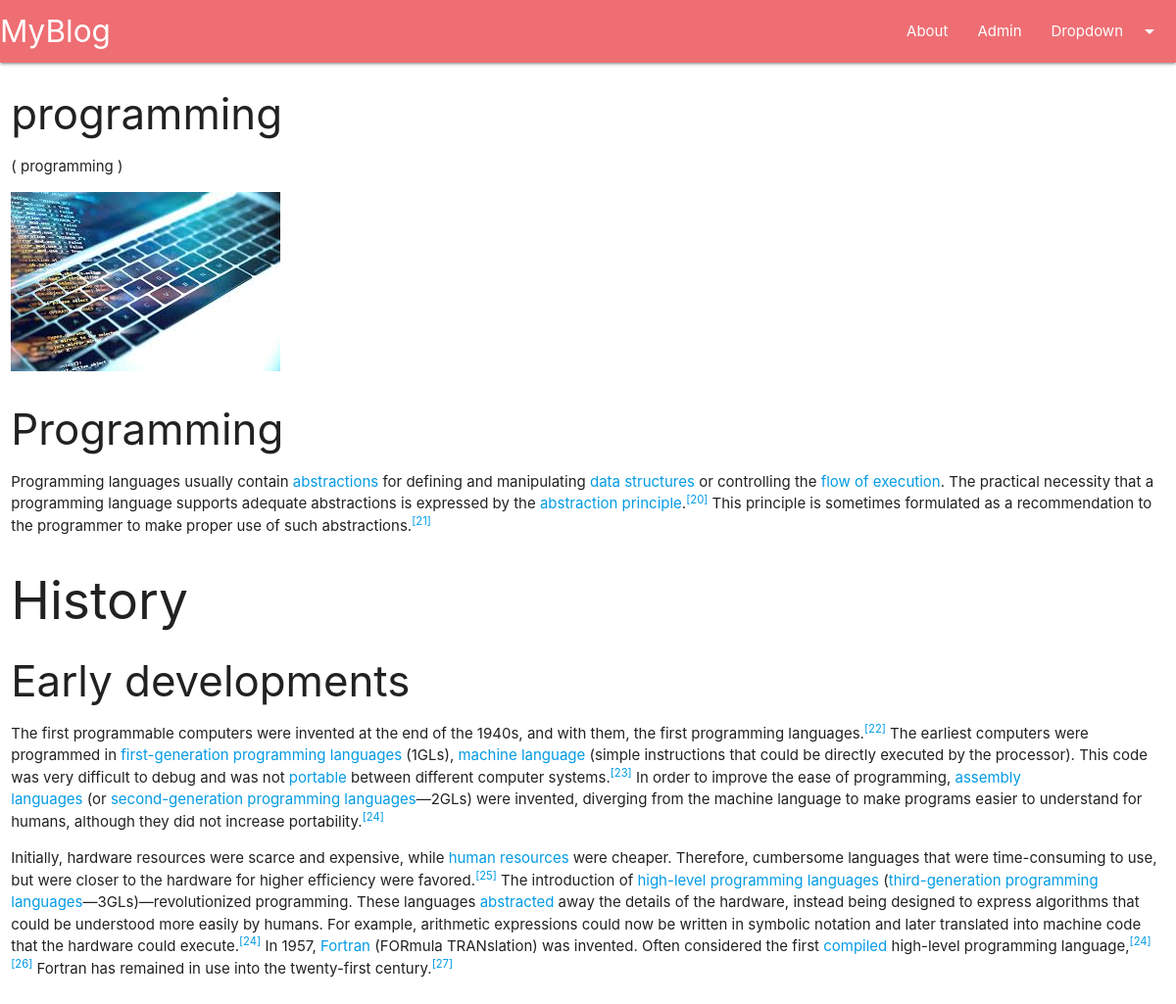
/blog/progamming_post, run on the app's committed database.
### main/models.py (models this page shows, shortened)
class Post(models.Model):
    post_id = models.AutoField(primary_key=True)
    title = models.CharField(max_length=100)
    content = HTMLField()
    url = models.CharField(max_length=50)
    cat = models.ForeignKey(Category,on_delete=models.CASCADE)
    image = models.ImageField(upload_to = 'post/')

class Category(models.Model):
    cat_id = models.AutoField(primary_key=True)
    title = models.CharField(max_length=100)
    description = models.TextField()
    url = models.CharField(max_length=100)
    image = models.ImageField(upload_to = 'category/')
    add_date = models.DateTimeField(auto_now_add=True, null=True)

### main/views.py (the view)
# urls.py: path('blog/<slug:url>',post),
def post(request,url):
    post = Post.objects.get(url=url)
    return render(request,'posts.html',{'post':post})

### templates/posts.html (shortened to what this page needs)
{%extends 'base.html'%}
{%block content%}
<div class="container-custom">
  <div class="row">
    <div class="col s12 12 l12">
  <h3>  {{post.title}}  </h3>
   <p> ( {{post.cat.title  }} ) </p>
    <img src="/media/{{post.image}}" class="responsive-img" alt=",,,">
    <br>
      <p>
               {{ post.content|safe }}
      </p>
  </div>
 </div>
</div>
{%endblock%}

### data on the page
Post: title "programming", cat "programming", image (picture), content "Programming Programming languages usually contain abstractions for defining and manipulating data structures or controlling the flow of execution . The practical necessity that a programming language supports adequate abstractions is expressed by the abstraction principle . [20] This principle is sometimes formulated as a recommendation to the programmer to make proper use of such abstractions. [21] History Early developments The first programmable computers were invented at the end of the 1940s, and with them, the first programming languages. [22] The earliest computers were programmed in first-generation programming languages (1GLs), machine language (simple instructions that could be…"
